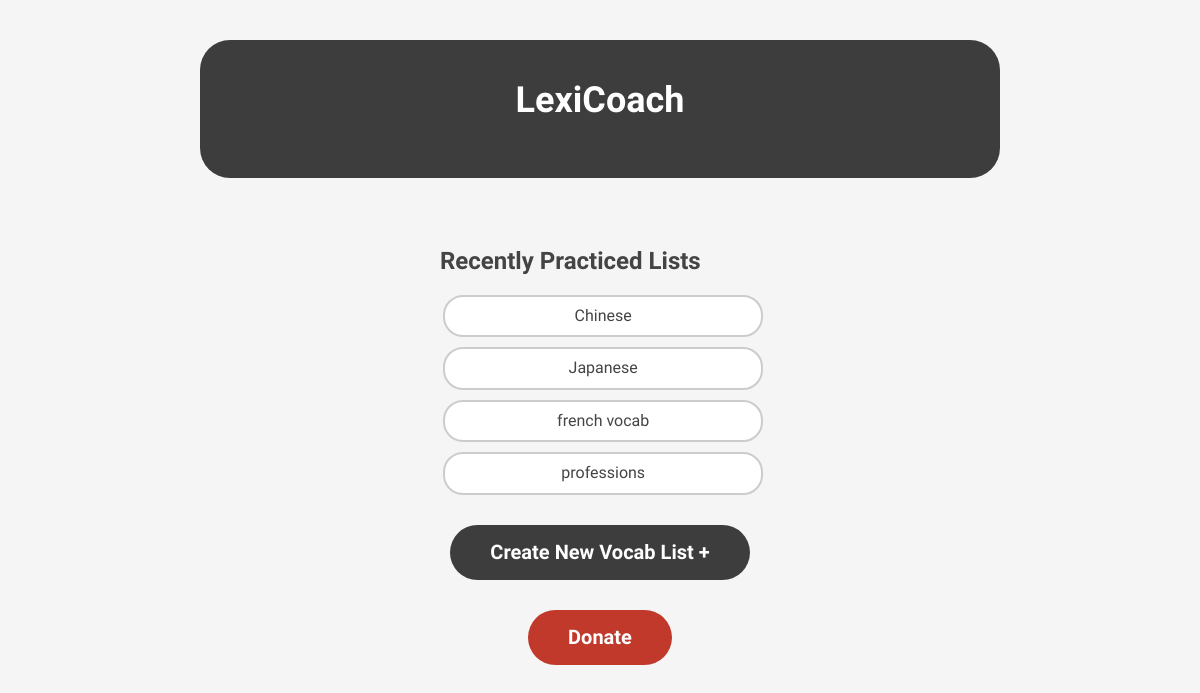
Before: / with the older database file.
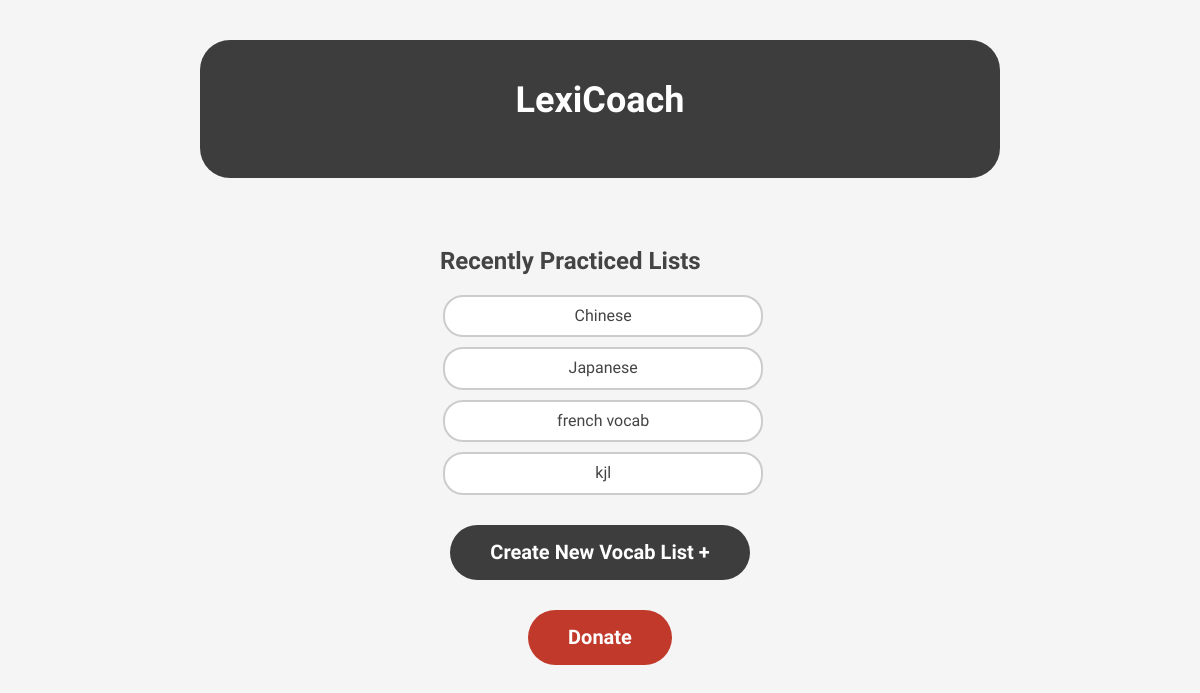
After: the same page with the newer database file.
### dbops.py (models this page shows)
class VocabList(db.Model):
    name = db.Column(db.String, unique=True, nullable=False, primary_key=True)
    language = db.Column(db.String, nullable=False)
    vocab = db.Column(db.UnicodeText, nullable=False)

### dbops.py (the view)
@app.route('/')
def home():
    all_lists = db.session.execute(db.select(VocabList.name)).scalars()
    return render_template('home.html',names=all_lists)

### templates/home.html (shortened to what this page needs)
<!DOCTYPE html>
<html>
<head>
	<link rel="stylesheet" href="https://cdnjs.cloudflare.com/ajax/libs/normalize/8.0.1/normalize.min.css" />
	<link rel="stylesheet" href="{{ url_for('static', filename='style.css') }}">
</head>
<body>
	<div class="container">
		<button class="home-button" onclick="goToHome()"><h1 class="title">LexiCoach</h1></button>
		<div class="recently-practiced items-center text-center ">
			<h2 class="section-title ">Recently Practiced Lists</h2>
			<div class="scroll-box">
			{% for i in names %}
				<button class="recent-btn" onclick="startPractice(this)">{{i}}</button>
		        {% endfor %}
			</div>
		</div>
		<button class="create-btn" onclick="goToVocabListWindow()">Create New Vocab List +</button>
		<button class="donate-btn" onclick="goToDonatePage()">Donate</button>
	</div>
</body>
</html>

### static/style.css (style rules this page uses)
body { background-color: #f5f5f5; font-family: 'Nunito Sans', sans-serif; font-size: 16px; color: #444; }
.container { max-width: 800px; margin: 0 auto; padding: 40px 20px; }
.title { font-size: 36px; font-weight: 700; margin-bottom: 40px; text-align: center; }
.section-title { font-size: 24px; font-weight: 700; margin-bottom: 20px; margin-left: 30%; padding-top: 5%; }
.scroll-box { overflow-y: scroll; white-space: nowrap; margin-bottom: 30px; height: 200px; width: 80%; }
.recent-btn { display: block; background-color: #fff; border: 2px solid #ccc; margin-left: 38%; color: #444; padding: 10px 20px; margin-bottom: 10px; border-radius: 20px; font-size: 16px; cursor: pointer; width: 50%; }
.create-btn { display: block; background-color: #3d3d3d; color: #fff; padding: 16px 40px; border-radius: 30px; font-size: 20px; font-weight: 600; margin: 0 auto 30px; border: none; cursor: pointer; }
.home-button { display: block; background-color: #3d3d3d; color: #fff; padding: 16px 40px; border-radius: 30px; font-size: 20px; font-weight: 600; margin: 0 auto 30px; border: none; cursor: pointer; text-align: center; place-items: center; width: 100%; }
.donate-btn { display: block; background-color: #c0392b; color: #fff; padding: 16px 40px; border-radius: 30px; font-size: 20px; font-weight: 600; margin: 0 auto; border: none; cursor: pointer; }

Changed rows visible on the page:
no longer on this page (row unchanged): VocabList: name "professions"
added VocabList: name "kjl"
